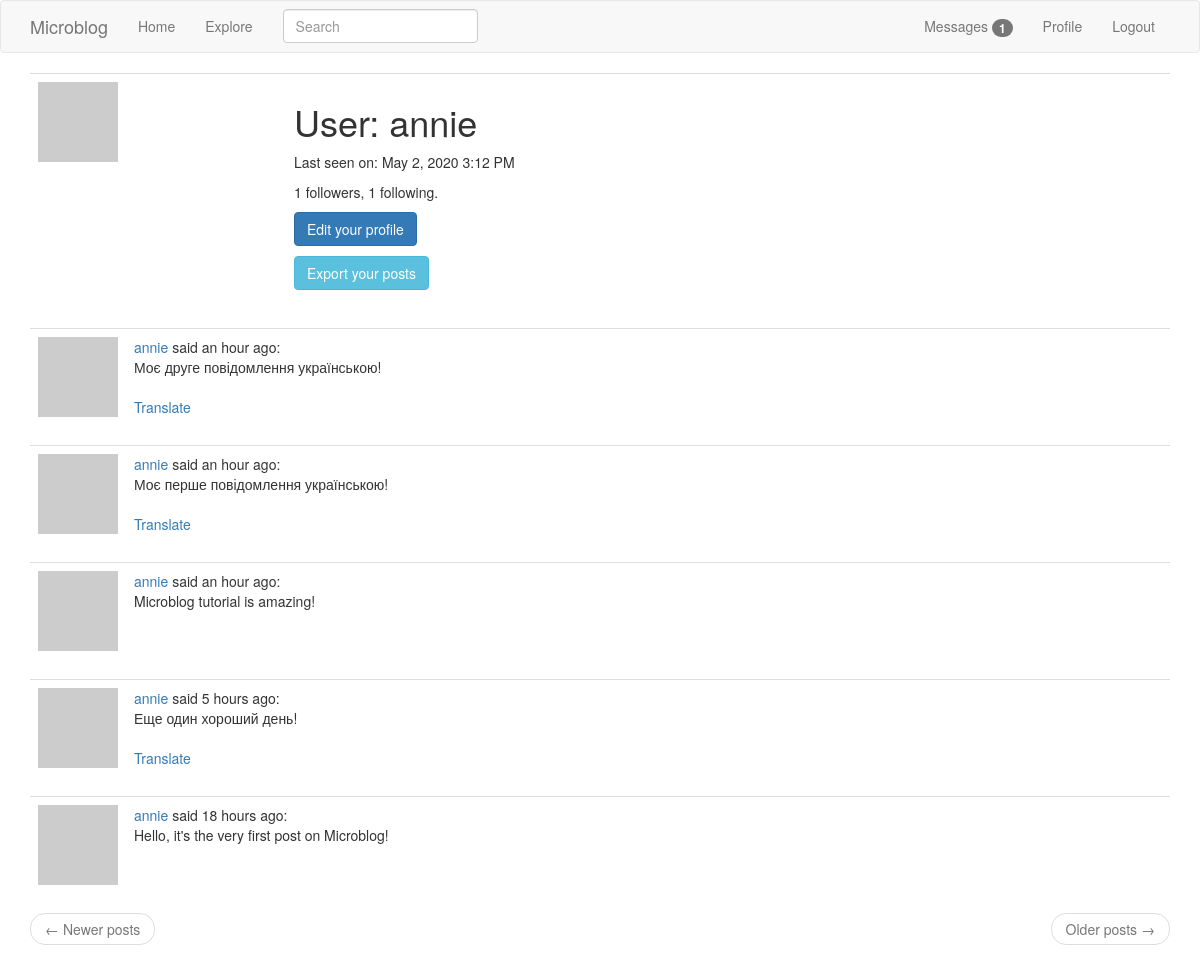
Page /user/annie (signed in) on the committed database.
### app/models.py (models this page shows, shortened)
class User(UserMixin, db.Model):
    id = db.Column(db.Integer, primary_key=True)
    username = db.Column(db.String(64), index=True, unique=True)
    email = db.Column(db.String(120), index=True, unique=True)
    password_hash = db.Column(db.String(128))
    about_me = db.Column(db.String(140))
    last_seen = db.Column(db.DateTime, default=dt.datetime.utcnow)
    last_message_read_time = db.Column(db.DateTime)
    posts = db.relationship("Post", backref="author", lazy="dynamic")
    followed = db.relationship(
        "User",
        secondary=followers,
        primaryjoin=(followers.c.follower_id == id),
        secondaryjoin=(followers.c.followed_id == id),
        backref=db.backref("followers", lazy="dynamic"),
        lazy="dynamic",
    )
    messages_sent = db.relationship(
        "Message", foreign_keys="Message.sender_id", backref="author", lazy="dynamic"
    )
    messages_received = db.relationship(
        "Message",
        foreign_keys="Message.recipient_id",
        backref="recipient",
        lazy="dynamic",
    )
    notifications = db.relationship("Notification", backref="user", lazy="dynamic")
    tasks = db.relationship("Task", backref="user", lazy="dynamic")
    def avatar(self, size):
        digest = md5(self.email.lower().encode("utf-8")).hexdigest()
        return "https://www.gravatar.com/avatar/{}?d=identicon&s={}".format(
            digest, size
        )
    def new_messages(self):
        last_read_time = self.last_message_read_time or dt.datetime(1900, 1, 1)
        return (
            Message.query.filter_by(recipient=self)
            .filter(Message.timestamp > last_read_time)
            .count()
        )
    def get_tasks_in_progress(self):
        return Task.query.filter_by(user=self, complete=False).all()
    def get_task_in_progress(self, name):
        return Task.query.filter_by(name=name, user=self, complete=False).first()

class SearchableMixin:
    @classmethod
    def before_commit(cls, session):
        session._changes = {
            "add": list(session.new),
            "update": list(session.dirty),
            "delete": list(session.deleted),
        }
    @classmethod
    def after_commit(cls, session):
        for obj in session._changes["add"]:
            if isinstance(obj, SearchableMixin):
                add_to_index(obj.__tablename__, obj)
        for obj in session._changes["update"]:
            if isinstance(obj, SearchableMixin):
                add_to_index(obj.__tablename__, obj)
        for obj in session._changes["delete"]:
            if isinstance(obj, SearchableMixin):
                remove_from_index(obj.__tablename__, obj)
        session._changes = None

class Post(SearchableMixin, db.Model):
    __searchable__ = ["body"]
    id = db.Column(db.Integer, primary_key=True)
    body = db.Column(db.String(140))
    timestamp = db.Column(db.DateTime, index=True, default=dt.datetime.utcnow)
    user_id = db.Column(db.Integer, db.ForeignKey("user.id"), index=True)
    language = db.Column(db.String(5))

### app/main/routes.py (the view)
@bp.route("/user/<username>")
@login_required
def user(username):
    user = User.query.filter_by(username=username).first_or_404()
    page = request.args.get("page", 1, type=int)
    posts = user.posts.order_by(Post.timestamp.desc()).paginate(
        page, current_app.config["POSTS_PER_PAGE"], False
    )
    next_url = (
        url_for("main.user", username=user.username, page=posts.next_num)
        if posts.has_next
        else None
    )
    prev_url = (
        url_for("main.user", username=user.username, page=posts.prev_num)
        if posts.has_prev
        else None
    )
    return render_template(
        "user.html", user=user, posts=posts.items, next_url=next_url, prev_url=prev_url
    )

### app/main/forms.py
class SearchForm(FlaskForm):
    q = StringField(_l("Search"), validators=[DataRequired()])
    def __init__(self, *args, **kwargs):
        if "formdata" not in kwargs:
            kwargs["formdata"] = request.args
        if "csrf_enabled" not in kwargs:
            kwargs["csrf_enabled"] = False
        super(SearchForm, self).__init__(*args, **kwargs)

### app/main/routes.py (called while the page is built)
@bp.before_app_request
def before_request():
    if current_user.is_authenticated:
        current_user.last_seen = datetime.utcnow()
        db.session.commit()
        g.search_form = SearchForm()
    g.locale = str(get_locale())

### app/models.py (called while the page is built)
@login_manager.user_loader
def load_user(id):
    return User.query.get(int(id))

### app/templates/user.html (shortened to what this page needs)
{% extends "base.html" %}
{% block app_content %}
    <table class="table table-hover">
        <tr>
            <td width="256px"><img src="{{ user.avatar(256) }}"></td>
            <td>
                <h1>User: {{ user.username }}</h1>
                {% if user.last_seen %}
                    <p>Last seen on: {{ moment(user.last_seen).format('LLL') }}</p>
                {% endif %}
                <p>{{ user.followers.count() }} followers, {{ user.followed.count() }} following.</p>
                {% if user == current_user %}
                    <p><a class="btn btn-primary" href="{{ url_for('main.edit_profile') }}">Edit your profile</a></p>
                {% elif not current_user.is_following(user) %}
                    <p><a class="btn btn-info" href="{{ url_for('main.follow', username=user.username) }}">Follow</a></p>
                {% else %}
                    <p><a class="btn btn-warning" href="{{ url_for('main.unfollow', username=user.username) }}">Unfollow</a></p>
                {% endif %}
                {% if not current_user.get_task_in_progress('export_posts') %}
                    <p>
                        <a class="btn btn-info" href="{{ url_for('main.export_posts') }}">
                            {{ _('Export your posts') }}
                        </a>
                    </p>
                {% endif %}
            </td>
        </tr>
    </table>
    {% for post in posts %}
        {% include '_post.html' %}
    {% endfor %}
    <nav aria-label="...">
        <ul class="pager">
            <li class="previous{% if not prev_url %} disabled{% endif %}">
                <a href="{{ prev_url or '#' }}">
                    <span aria-hidden="true">&larr;</span> Newer posts
                </a>
            </li>
            <li class="next{% if not next_url %} disabled{% endif %}">
                <a href="{{ next_url or '#' }}">
                    Older posts <span aria-hidden="true">&rarr;</span>
                </a>
            </li>
        </ul>
    </nav>
{% endblock %}

### app/templates/_post.html (shortened to what this page needs)
<table class="table table-hover">
    <tr>
        <td width="70px">
            <a href="{{ url_for('main.user', username=post.author.username) }}">
                <img src="{{ post.author.avatar(70) }}" />
            </a>
        </td>
        <td>
            {{ _('%(username)s said %(when)s', username=user_link, when=moment(post.timestamp).fromNow()) }}:
            <br>
            <span id="post{{ post.id }}">{{ post.body }}</span>
            {% if post.language and post.language != g.locale %}
                <br><br>
                <span id="translation{{ post.id }}">
                    <a href="javascript:translate(
                        '#post{{ post.id }}',
                        '#translation{{ post.id }}',
                        '{{ post.language }}',
                        '{{ g.locale }}');"
                    >{{ _('Translate') }}</a>
                </span>
            {% endif %}
        </td>
    </tr>
</table>

### rows in the picture
User: username "annie", last_seen "May 2, 2020 3:12 PM"
Post: body "Моє друге повідомлення українською!"
Post: body "Моє перше повідомлення українською!"
Post: body "Microblog tutorial is amazing!"
Post: body "Еще один хороший день!"
Post: body "Hello, it's the very first post on Microblog!"

### other values in the picture
{{ new_messages }} "1"
{{ user.followers.count() }} "1"
{{ user.followed.count() }} "1"
